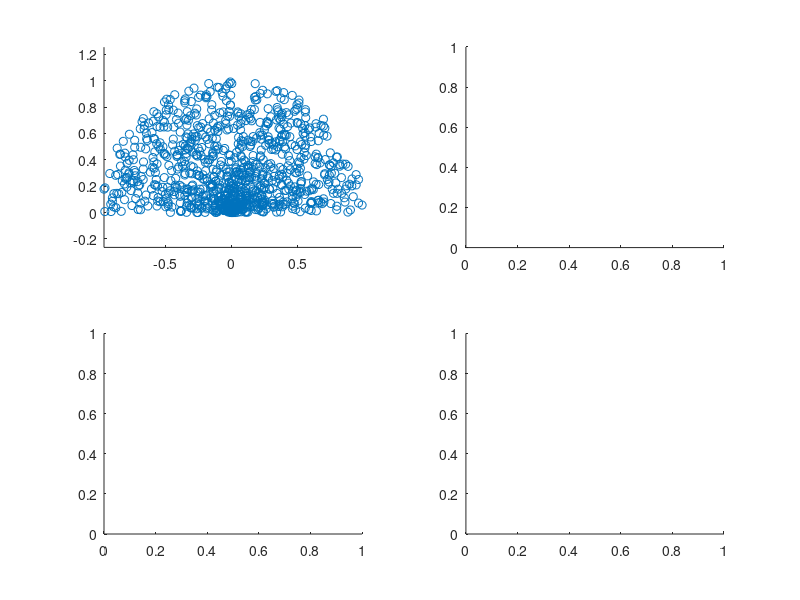

Write MATLAB code to recreate this figure. (Note: this script raises an error after producing the figure.)
% adiabatic_invariants

% Isotropic distribution
np = 1000;
angle = 0  + (180-0)*rand(np,1);
nv = 100;
vmax = 1;
v = 0  + (vmax-0)*rand(np,1);
E = v.^2/2;
phi = 0.03;

vperp0 = v.*sind(angle);
vpar0 = v.*cosd(angle);
B0 = 1;

% mu*B = Eperp;
mu = vperp0.^2/2/B0;

vperp = @(B) sqrt(2*mu*B);
vpar = @(B) sign(vpar0).*sqrt(2*E-2*mu*B+2*phi);
vpar_trapped = @(B) sign(vpar0).*sqrt(2*E-2*mu*B+2*phi);
vpar_passing = @(B) sign(vpar0).*sqrt(2*E-2*mu*B+2*phi);


B1 = 0.5*B0;

figure(200)
nrows = 2;
ncols = 2;
npanels = ncols*nrows;
for ipanel = 1:npanels
  h(ipanel) = subplot(nrows,ncols,ipanel);
end
isub = 1;

hca = h(isub); isub = isub + 1;
scatter(hca,vpar0,vperp0)
axis(hca,'equal')
hca.YLim = [0 vmax];
hca.XLim = [-vmax vmax];

hca = h(isub); isub = isub + 1;
scatter(hca,vpar(B1),vperp(B1))
axis(hca,'equal')
hca.YLim = [0 vmax];
hca.XLim = [-vmax vmax];

hca = h(isub); isub = isub + 1;
scatter(hca,vpar0,vpar(B1))
axis(hca,'equal')
hca.YLim = [0 vmax];
hca.XLim = [-vmax vmax];

hca = h(isub); isub = isub + 1;
scatter(hca,vperp0,vperp(B1))
axis(hca,'equal')
%hca.YLim = [0 vmax];
%hca.XLim = [-vmax vmax];


%% Egedal 2008, p. 9-10-
% distribution function
ninfty = 1;
vtpar = 1;
vtperp = 0.5;
f = @(vpar,vperp1,vperp2) ninfty/sqrt(2*pi^3*vtpar*vtperp^2)*exp(-0.5*(vpar.^2/vtpar^2+vperp1.^2/vtperp^2+vperp2.^2/vtperp^2));

nvperp = 110; 
nvpar = 110;
vmax = 3*vtpar;
vperp = 3*linspace(-vmax,vmax,nvperp);
vperp1 = vperp;
vperp2 = vperp;
vpar = 2*linspace(-vmax,vmax,nvpar);
dvperp = vperp1(2)-vperp1(1);
dvpar = vpar(2)-vpar(1);
d3v = dvpar*dvperp^2;

[VPAR,VPERP1,VPERP2] = meshgrid(vpar,vperp1,vperp2);
F = f(VPAR,VPERP1,VPERP2);
nint = sum(F(:))*d3v;

hca = subplot(1,1,1);
pcolor(hca,squeeze(VPAR(:,:,1)),squeeze(VPERP1(:,:,1)),sum(F,3));
hca.Title.String = sprintf('ninfty = %g, nint = %g',ninfty,nint);
colorbar

